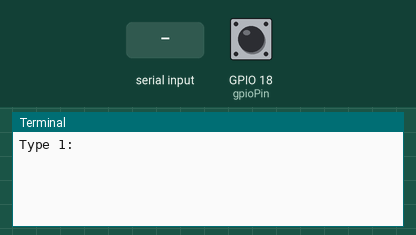
The program below on a simulated Raspberry Pi (BCM pin numbers). On the bench: the last lines printed to the terminal. The inputs (shaded band) are chosen by the test bench; at power-on: GPIO 18 (gpioPin) LOW. Threads take turns every 2 ms.

Above: at 1.2 s.
1.3 s: GPIO 18 (gpioPin) pulled HIGH for 0.15 s
At 2.2 s:
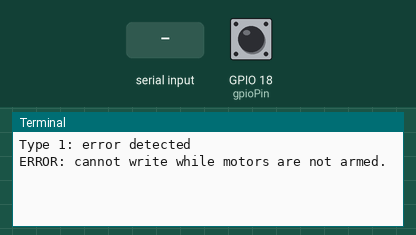
2.9 s: "1" typed at the terminal, then Enter
At 3.06 s:
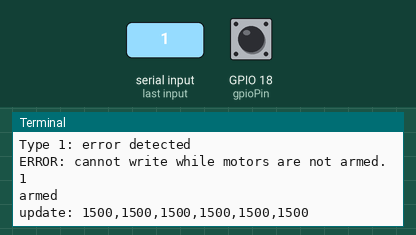
4.4 s: GPIO 18 (gpioPin) pulled HIGH for 1 s
At 6.0 s:
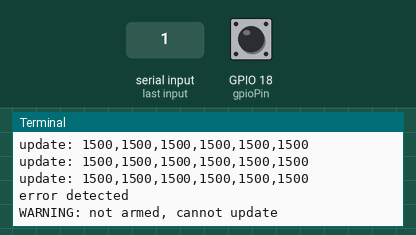
6.9 s: "1" typed at the terminal, then Enter
At 8.06 s:
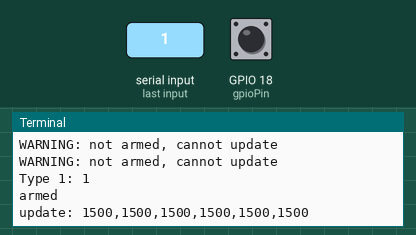
12.9 s: GPIO 18 (gpioPin) pulled HIGH for 0.15 s
At 14.0 s:
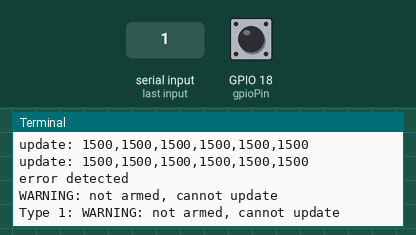
14.5 s: "1" typed at the terminal, then Enter
At 14.86 s:
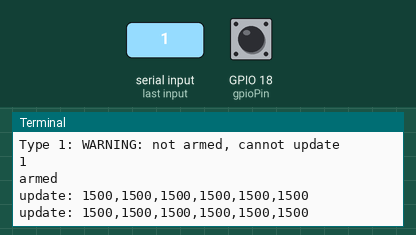

The program:

main.py
```python
from time import sleep
from ArduinoComm import ArduinoComm

a = ArduinoComm()

try:
    while True:
            s = (int)(input("Type 1: "))
            if s == 1:
                try:
                            a.arm()
                            sleep(5)
                            a.update()
                            while a.getArmed():
                                a.write([1500,3000,1200,1400,1900,2100])
                                sleep(1)
                                a.write([1300,2300,2600,800,0000,3000])
                                sleep(1)

                except:
                    a.disarm()
except:
    a.cleanup()
```

ArduinoComm.py
```python
#Author: Nick Baron
#Date: 01/23/2018
#Description: This program is made to inteface with the arduino over a Serial USB connection. With this interface the Pi tells the arduino to put out certain PWM signals to control up to 6 ESC motors.
#When putting out 1500us the motors are standing still. Anything greater make the motors spin forward. Anything less makes the motors spin backwards.

try: #Is the code being run on a pi?
    import RPi.GPIO as GPIO
    import serial
    from threading import Timer
    from time import sleep
except: #is the code being run on a pc?
    import tests.serial as serial
    from tests.rpidevmocks import MockGPIO
    GPIO = MockGPIO()
    from threading import Timer
    from time import sleep

class ArduinoComm:

    debug = True
    speeds = [1500,1500,1500,1500,1500,1500] #Motor uSecond values: [x1,x2,y1,y2,z1,z2]

    dead = 1500
    Ulimit = 1750 #desired upper uS limit
    Llimit = 1250 #desired lower uS limit
    hardULimit = 2000
    hardLLimit = 1000

    updateRate = 0.2 #rate in seconds

    armed = False
    error = False

    gpioPin = 18 #FIXME get a good gpio pin

    def __init__(self):
        try:
            self.ser = serial.Serial("/dev/ttyACM0", 9600)
        except:
            print("ERROR: Cannot connect to serial port!")
            exit(1)
        try:
            GPIO.setmode(GPIO.BCM)
            # GPIO gpioPin set up as an input, pulled down, connected to 3V3 on error
            GPIO.setup(self.gpioPin, GPIO.IN, pull_up_down=GPIO.PUD_DOWN)
            # when a rising edge is detected on port gpioPin, regardless of whatever
            # else is happening in the program, the function clearError will be run
            GPIO.add_event_detect(self.gpioPin,GPIO.RISING,callback=self.error,bouncetime=300)
        except:
            print("ERROR: Cannot setup GPIO Interrupt!")


    def initESC(self):
        #FIXME: write esc initialization
        self.debug = False

    def getArmed(self):
        return self.armed

    def write(self, newSpeeds):
        if len(newSpeeds) != len(self.speeds):
            print("WARNING: new speed arrays lengths don't match")
        elif self.armed:
            for e in range(0, len(self.speeds)):
                                if newSpeeds[e] > self.Ulimit:
                                        newSpeeds[e] = self.Ulimit
                                        if self.debug:
                                            print("WARNING: input exceeded upper limit")
                                if newSpeeds[e] < self.Llimit:
                                        newSpeeds[e] = self.Llimit
                                        if self.debug:
                                            print("WARNING: input exceeded lower limit")
            self.speeds = newSpeeds
            #returnVal = ",".join(str(e) for e in self.speeds)
            #self.ser.write(returnVal.encode())
            #print("write: " + returnVal)
        else:
            print("ERROR: cannot write while motors are not armed.")

    def update(self):
        if self.armed:
            returnVal = ",".join(str(e) for e in self.speeds)
            self.ser.write(returnVal.encode())
            if self.debug:
                print("update: " + returnVal)
            Timer(self.updateRate,self.update).start() #makes new thread that calls update every updateRate seconds
        else:
            print("WARNING: not armed, cannot update")

    def arm(self):
        self.ser.write("1".encode())
        if self.debug:
            print("armed")
        self.armed = True
        self.update()

    def disarm(self):
        self.ser.write("0".encode())
        if self.debug:
            print("disarmed")
            #self.ser.getCount() #testing off of arduino with custom serial class
        self.armed = False

    def getSpeed(self):
        return self.speeds

    def error(self, extra):
        #FIXME: handle errors
        if self.debug:
            print("error detected")
        self.write([1500,1500,1500,1500,1500,1500])
        self.armed = False
        self.error = True
        self.ser.write("3".encode())

    def getError(self):
        return self.error

    def clearError(self):
        self.error = False

    def cleanup(self):
        GPIO.cleanup()
```

Measured:
- after the input at 1.3 s, the terminal: prints a new line at once (image 1)
- after the input at 2.9 s, the terminal: prints a new line at once (image 2)
- after the input at 4.4 s, the terminal: prints a new line at once (image 3)
- after the input at 6.9 s, the terminal: prints a new line after 1.0 s (image 4)
- after the input at 12.9 s, the terminal: prints a new line at once (image 5)
- after the input at 14.5 s, the terminal: prints a new line at once (image 6)
